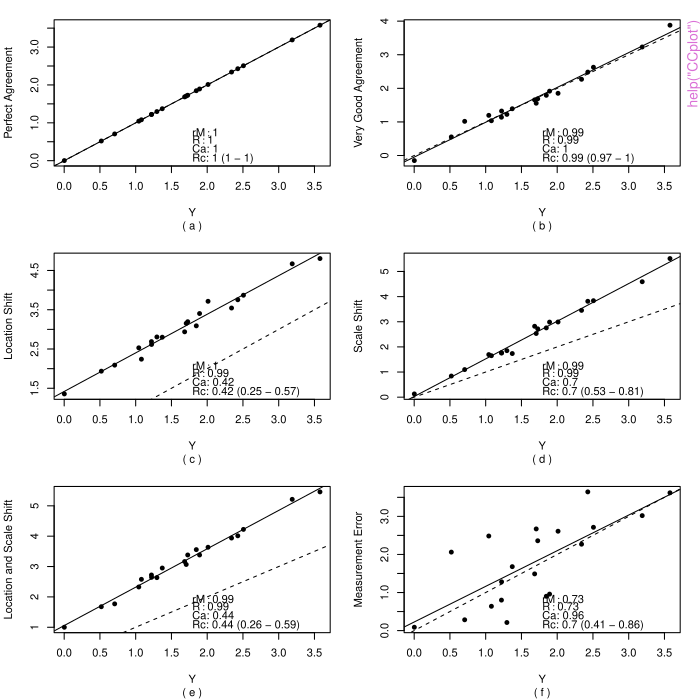

Here is the R script that generated this plot:
pkgname <- "nanostringr"
source(file.path(R.home("share"), "R", "examples-header.R"))
options(warn = 1)
base::assign(".ExTimings", "nanostringr-Ex.timings", pos = 'CheckExEnv')
base::cat("name\tuser\tsystem\telapsed\n", file=base::get(".ExTimings", pos = 'CheckExEnv'))
base::assign(".format_ptime",
function(x) {
  if(!is.na(x[4L])) x[1L] <- x[1L] + x[4L]
  if(!is.na(x[5L])) x[2L] <- x[2L] + x[5L]
  options(OutDec = '.')
  format(x[1L:3L], digits = 7L)
},
pos = 'CheckExEnv')

### * </HEADER>
library('nanostringr')

base::assign(".oldSearch", base::search(), pos = 'CheckExEnv')
cleanEx()
nameEx("CCplot")
### * CCplot

flush(stderr()); flush(stdout())

base::assign(".ptime", proc.time(), pos = "CheckExEnv")
### Name: CCplot
### Title: Concordance Correlation Plot
### Aliases: CCplot

### ** Examples

# Simulate normally distributed data
set.seed(12)
a1 <- rnorm(20) + 2
a2 <- a1 + rnorm(20, 0, 0.15)
a3 <- a1 + rnorm(20, 0, 0.15) + 1.4
a4 <- 1.5 * a1 + rnorm(20, 0, 0.15)
a5 <- 1.3 * a1 + rnorm(20, 0, 0.15) + 1
a6 <- a1 + rnorm(20, 0, 0.8)
par(mfrow = c(3, 2), mar = c(5.1, 4.1, 1.5, 1.5))

# Scatterplots
CCplot(a1, a1, Ptype = "scatter", "X", "Y", "Perfect Agreement", subtitle = letters[1])
CCplot(a1, a2, Ptype = "scatter", "X", "Y", "Very Good Agreement", subtitle = letters[2])
CCplot(a1, a3, Ptype = "scatter", "X", "Y", "Location Shift", subtitle = letters[3])
CCplot(a1, a4, Ptype = "scatter", "X", "Y", "Scale Shift", subtitle = letters[4])
CCplot(a1, a5, Ptype = "scatter", "X", "Y", "Location and Scale Shift", subtitle = letters[5])
CCplot(a1, a6, Ptype = "scatter", "X", "Y", "Measurement Error", subtitle = letters[6])

# MAplots
CCplot(a1, a1, Ptype = "MAplot", "X", "Y", "Perfect Agreement", subtitle = letters[1])
CCplot(a1, a2, Ptype = "MAplot", "X", "Y", "Very Good Agreement", subtitle = letters[2])
CCplot(a1, a3, Ptype = "MAplot", "X", "Y", "Location Shift", subtitle = letters[3])
CCplot(a1, a4, Ptype = "MAplot", "X", "Y", "Scale Shift", subtitle = letters[4])
CCplot(a1, a5, Ptype = "MAplot", "X", "Y", "Location and Scale Shift", subtitle = letters[5])
CCplot(a1, a6, Ptype = "MAplot", "X", "Y", "Measurement Error", subtitle = letters[6])



base::assign(".dptime", (proc.time() - get(".ptime", pos = "CheckExEnv")), pos = "CheckExEnv")
base::cat("CCplot", base::get(".format_ptime", pos = 'CheckExEnv')(get(".dptime", pos = "CheckExEnv")), "\n", file=base::get(".ExTimings", pos = 'CheckExEnv'), append=TRUE, sep="\t")
graphics::par(get("par.postscript", pos = 'CheckExEnv'))
cleanEx()
nameEx("HKnorm")
### * HKnorm

flush(stderr()); flush(stdout())

base::assign(".ptime", proc.time(), pos = "CheckExEnv")
### Name: HKnorm
### Title: Normalization to Housekeeping Genes
### Aliases: HKnorm

### ** Examples

HKnorm(ovd.r)



base::assign(".dptime", (proc.time() - get(".ptime", pos = "CheckExEnv")), pos = "CheckExEnv")
base::cat("HKnorm", base::get(".format_ptime", pos = 'CheckExEnv')(get(".dptime", pos = "CheckExEnv")), "\n", file=base::get(".ExTimings", pos = 'CheckExEnv'), append=TRUE, sep="\t")
cleanEx()
nameEx("NanoStringQC")
### * NanoStringQC

flush(stderr()); flush(stdout())

base::assign(".ptime", proc.time(), pos = "CheckExEnv")
### Name: NanoStringQC
### Title: QC metrics for NanoString Data
### Aliases: NanoStringQC

### ** Examples

exp.OVD <-subset(expQC,OVD=="Yes")
expOVD <- NanoStringQC(ovd.r,exp.OVD)



base::assign(".dptime", (proc.time() - get(".ptime", pos = "CheckExEnv")), pos = "CheckExEnv")
base::cat("NanoStringQC", base::get(".format_ptime", pos = 'CheckExEnv')(get(".dptime", pos = "CheckExEnv")), "\n", file=base::get(".ExTimings", pos = 'CheckExEnv'), append=TRUE, sep="\t")
cleanEx()
nameEx("refMethod")
### * refMethod

flush(stderr()); flush(stdout())

base::assign(".ptime", proc.time(), pos = "CheckExEnv")
### Name: refMethod
### Title: Reference-based approach for batch adjustment
### Aliases: refMethod

### ** Examples

set.seed(12)
A <- matrix(rnorm(120), ncol = 10)
B <- matrix(rnorm(80), ncol = 10)
C <- matrix(rnorm(50), ncol = 10)
refMethod(A, B, C)



base::assign(".dptime", (proc.time() - get(".ptime", pos = "CheckExEnv")), pos = "CheckExEnv")
base::cat("refMethod", base::get(".format_ptime", pos = 'CheckExEnv')(get(".dptime", pos = "CheckExEnv")), "\n", file=base::get(".ExTimings", pos = 'CheckExEnv'), append=TRUE, sep="\t")
### * <FOOTER>
###
options(digits = 7L)
base::cat("Time elapsed: ", proc.time() - base::get("ptime", pos = 'CheckExEnv'),"\n")
grDevices::dev.off()
###
### Local variables: ***
### mode: outline-minor ***
### outline-regexp: "\\(> \\)?### [*]+" ***
### End: ***
quit('no')
